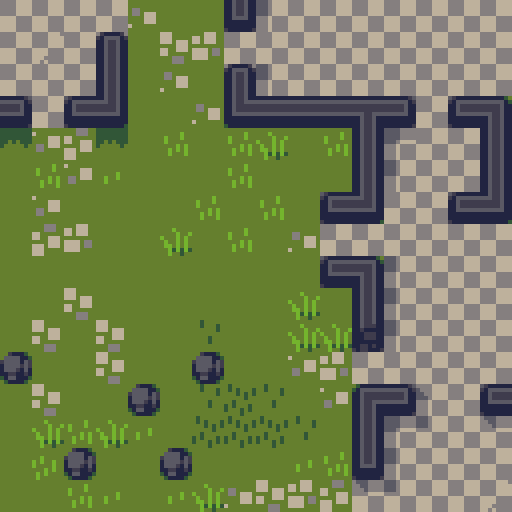

Rendered tile map (Tiled .tmx) drawn with the repository's tilesets; below, a short description and the map source with its tile grids summarised:
An orthogonal 16x16 tile map with 32x32 px tiles, 2 tile layers (Top, Bottom).

<map version="1.0" orientation="orthogonal" renderorder="right-down" width="16" height="16" tilewidth="32" tileheight="32" nextobjectid="1">
 <tileset firstgid="1" name="tileset" tilewidth="32" tileheight="32" tilecount="576">
  <image source="tileset.png" width="1024" height="576" />
 </tileset>
 <layer name="Top" width="16" height="16">
  <data>[256 cells, 256 non-empty, 2 distinct tile ids]</data>
 </layer>
 <layer name="Bottom" width="16" height="16">
  <data>[256 cells, 256 non-empty, 121 distinct tile ids]</data>
 </layer>
</map>
